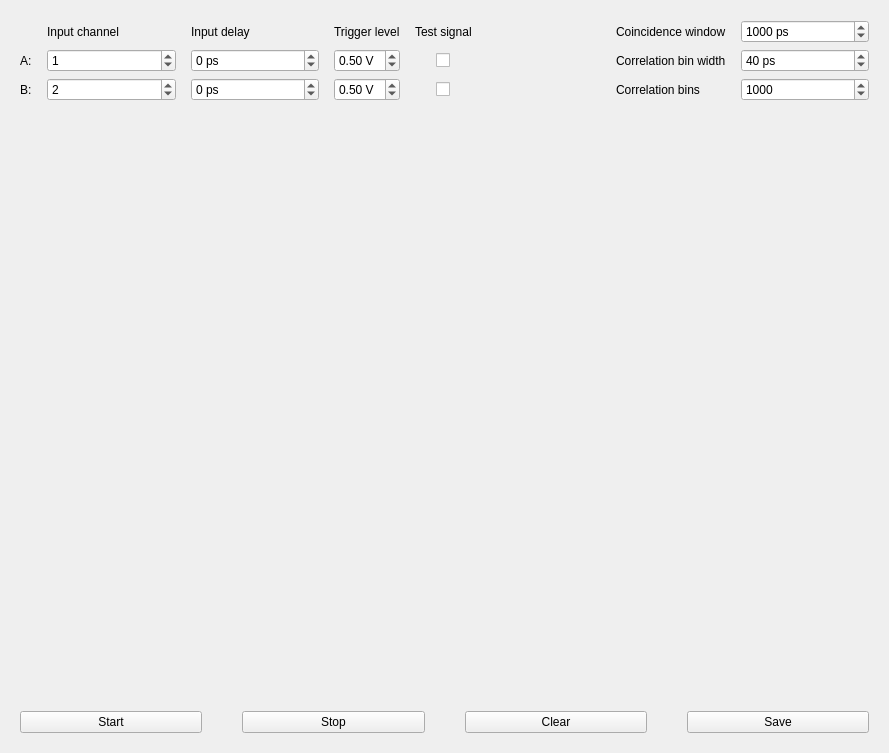
<?xml version="1.0" encoding="UTF-8"?>
<ui version="4.0">
 <class>CoincidenceExample</class>
 <widget class="QMainWindow" name="CoincidenceExample">
  <property name="geometry">
   <rect>
    <x>0</x>
    <y>0</y>
    <width>889</width>
    <height>753</height>
   </rect>
  </property>
  <property name="windowTitle">
   <string>CoincidenceExample</string>
  </property>
  <widget class="QWidget" name="centralwidget">
   <property name="enabled">
    <bool>true</bool>
   </property>
   <property name="layoutDirection">
    <enum>Qt::LeftToRight</enum>
   </property>
   <layout class="QVBoxLayout" name="verticalLayout">
    <property name="leftMargin">
     <number>20</number>
    </property>
    <property name="topMargin">
     <number>20</number>
    </property>
    <property name="rightMargin">
     <number>20</number>
    </property>
    <property name="bottomMargin">
     <number>20</number>
    </property>
    <item>
     <layout class="QGridLayout" name="gridLayout">
      <property name="horizontalSpacing">
       <number>15</number>
      </property>
      <item row="0" column="4">
       <widget class="QLabel" name="label_13">
        <property name="text">
         <string>Test signal</string>
        </property>
       </widget>
      </item>
      <item row="4" column="2">
       <widget class="QSpinBox" name="delayB">
        <property name="sizePolicy">
         <sizepolicy hsizetype="Expanding" vsizetype="Fixed">
          <horstretch>0</horstretch>
          <verstretch>0</verstretch>
         </sizepolicy>
        </property>
        <property name="suffix">
         <string> ps</string>
        </property>
        <property name="minimum">
         <number>-99999</number>
        </property>
        <property name="maximum">
         <number>99999</number>
        </property>
       </widget>
      </item>
      <item row="2" column="1">
       <widget class="QSpinBox" name="channelA">
        <property name="sizePolicy">
         <sizepolicy hsizetype="Expanding" vsizetype="Fixed">
          <horstretch>0</horstretch>
          <verstretch>0</verstretch>
         </sizepolicy>
        </property>
        <property name="minimum">
         <number>-99</number>
        </property>
        <property name="value">
         <number>1</number>
        </property>
       </widget>
      </item>
      <item row="4" column="1">
       <widget class="QSpinBox" name="channelB">
        <property name="sizePolicy">
         <sizepolicy hsizetype="Expanding" vsizetype="Fixed">
          <horstretch>0</horstretch>
          <verstretch>0</verstretch>
         </sizepolicy>
        </property>
        <property name="minimum">
         <number>-99</number>
        </property>
        <property name="value">
         <number>2</number>
        </property>
       </widget>
      </item>
      <item row="0" column="2">
       <widget class="QLabel" name="label_2">
        <property name="text">
         <string>Input delay</string>
        </property>
        <property name="buddy">
         <cstring>label_2</cstring>
        </property>
       </widget>
      </item>
      <item row="2" column="2">
       <widget class="QSpinBox" name="delayA">
        <property name="sizePolicy">
         <sizepolicy hsizetype="Expanding" vsizetype="Fixed">
          <horstretch>0</horstretch>
          <verstretch>0</verstretch>
         </sizepolicy>
        </property>
        <property name="suffix">
         <string> ps</string>
        </property>
        <property name="minimum">
         <number>-99999</number>
        </property>
        <property name="maximum">
         <number>99999</number>
        </property>
       </widget>
      </item>
      <item row="4" column="0">
       <widget class="QLabel" name="label_11">
        <property name="text">
         <string>B:</string>
        </property>
       </widget>
      </item>
      <item row="2" column="0">
       <widget class="QLabel" name="label_10">
        <property name="text">
         <string>A:</string>
        </property>
       </widget>
      </item>
      <item row="0" column="1">
       <widget class="QLabel" name="label">
        <property name="text">
         <string>Input channel</string>
        </property>
       </widget>
      </item>
      <item row="0" column="6">
       <widget class="QLabel" name="label_5">
        <property name="text">
         <string>Coincidence window</string>
        </property>
       </widget>
      </item>
      <item row="2" column="5">
       <spacer name="horizontalSpacer">
        <property name="orientation">
         <enum>Qt::Horizontal</enum>
        </property>
        <property name="sizeType">
         <enum>QSizePolicy::Expanding</enum>
        </property>
        <property name="sizeHint" stdset="0">
         <size>
          <width>40</width>
          <height>20</height>
         </size>
        </property>
       </spacer>
      </item>
      <item row="0" column="3">
       <widget class="QLabel" name="label_12">
        <property name="text">
         <string>Trigger level</string>
        </property>
       </widget>
      </item>
      <item row="4" column="3">
       <widget class="QDoubleSpinBox" name="triggerB">
        <property name="suffix">
         <string> V</string>
        </property>
        <property name="minimum">
         <double>-2.500000000000000</double>
        </property>
        <property name="maximum">
         <double>2.500000000000000</double>
        </property>
        <property name="singleStep">
         <double>0.100000000000000</double>
        </property>
        <property name="value">
         <double>0.500000000000000</double>
        </property>
       </widget>
      </item>
      <item row="2" column="4" alignment="Qt::AlignHCenter">
       <widget class="QCheckBox" name="testsignalA">
        <property name="layoutDirection">
         <enum>Qt::LeftToRight</enum>
        </property>
        <property name="autoFillBackground">
         <bool>false</bool>
        </property>
        <property name="styleSheet">
         <string notr="true"/>
        </property>
        <property name="text">
         <string/>
        </property>
        <property name="checked">
         <bool>false</bool>
        </property>
        <property name="autoRepeat">
         <bool>false</bool>
        </property>
       </widget>
      </item>
      <item row="2" column="3">
       <widget class="QDoubleSpinBox" name="triggerA">
        <property name="suffix">
         <string> V</string>
        </property>
        <property name="minimum">
         <double>-2.500000000000000</double>
        </property>
        <property name="maximum">
         <double>2.500000000000000</double>
        </property>
        <property name="singleStep">
         <double>0.100000000000000</double>
        </property>
        <property name="value">
         <double>0.500000000000000</double>
        </property>
       </widget>
      </item>
      <item row="4" column="4" alignment="Qt::AlignHCenter">
       <widget class="QCheckBox" name="testsignalB">
        <property name="text">
         <string/>
        </property>
       </widget>
      </item>
      <item row="0" column="7">
       <widget class="QSpinBox" name="coincidenceWindow">
        <property name="sizePolicy">
         <sizepolicy hsizetype="Expanding" vsizetype="Fixed">
          <horstretch>0</horstretch>
          <verstretch>0</verstretch>
         </sizepolicy>
        </property>
        <property name="suffix">
         <string> ps</string>
        </property>
        <property name="minimum">
         <number>1</number>
        </property>
        <property name="maximum">
         <number>9999</number>
        </property>
        <property name="value">
         <number>1000</number>
        </property>
       </widget>
      </item>
      <item row="2" column="6">
       <widget class="QLabel" name="label_6">
        <property name="text">
         <string>Correlation bin width</string>
        </property>
       </widget>
      </item>
      <item row="2" column="7">
       <widget class="QSpinBox" name="correlationBinwidth">
        <property name="sizePolicy">
         <sizepolicy hsizetype="Expanding" vsizetype="Fixed">
          <horstretch>0</horstretch>
          <verstretch>0</verstretch>
         </sizepolicy>
        </property>
        <property name="suffix">
         <string> ps</string>
        </property>
        <property name="minimum">
         <number>1</number>
        </property>
        <property name="maximum">
         <number>9999</number>
        </property>
        <property name="value">
         <number>40</number>
        </property>
       </widget>
      </item>
      <item row="4" column="6">
       <widget class="QLabel" name="label_7">
        <property name="text">
         <string>Correlation bins</string>
        </property>
       </widget>
      </item>
      <item row="4" column="7">
       <widget class="QSpinBox" name="correlationBins">
        <property name="sizePolicy">
         <sizepolicy hsizetype="Expanding" vsizetype="Fixed">
          <horstretch>0</horstretch>
          <verstretch>0</verstretch>
         </sizepolicy>
        </property>
        <property name="minimum">
         <number>1</number>
        </property>
        <property name="maximum">
         <number>99999</number>
        </property>
        <property name="value">
         <number>1000</number>
        </property>
       </widget>
      </item>
     </layout>
    </item>
    <item>
     <widget class="QWidget" name="plotWidget" native="true">
      <property name="sizePolicy">
       <sizepolicy hsizetype="Preferred" vsizetype="Expanding">
        <horstretch>0</horstretch>
        <verstretch>0</verstretch>
       </sizepolicy>
      </property>
      <layout class="QVBoxLayout" name="verticalLayout_2">
       <property name="leftMargin">
        <number>0</number>
       </property>
       <property name="rightMargin">
        <number>0</number>
       </property>
      </layout>
     </widget>
    </item>
    <item>
     <layout class="QHBoxLayout" name="horizontalLayout_2">
      <property name="spacing">
       <number>40</number>
      </property>
      <item>
       <widget class="QPushButton" name="startButton">
        <property name="text">
         <string>Start</string>
        </property>
       </widget>
      </item>
      <item>
       <widget class="QPushButton" name="stopButton">
        <property name="text">
         <string>Stop</string>
        </property>
       </widget>
      </item>
      <item>
       <widget class="QPushButton" name="clearButton">
        <property name="text">
         <string>Clear</string>
        </property>
       </widget>
      </item>
      <item>
       <widget class="QPushButton" name="saveButton">
        <property name="text">
         <string>Save</string>
        </property>
       </widget>
      </item>
     </layout>
    </item>
   </layout>
  </widget>
 </widget>
 <tabstops>
  <tabstop>channelA</tabstop>
  <tabstop>delayA</tabstop>
  <tabstop>channelB</tabstop>
  <tabstop>delayB</tabstop>
  <tabstop>startButton</tabstop>
  <tabstop>stopButton</tabstop>
  <tabstop>clearButton</tabstop>
  <tabstop>saveButton</tabstop>
 </tabstops>
 <resources/>
 <connections/>
</ui>
